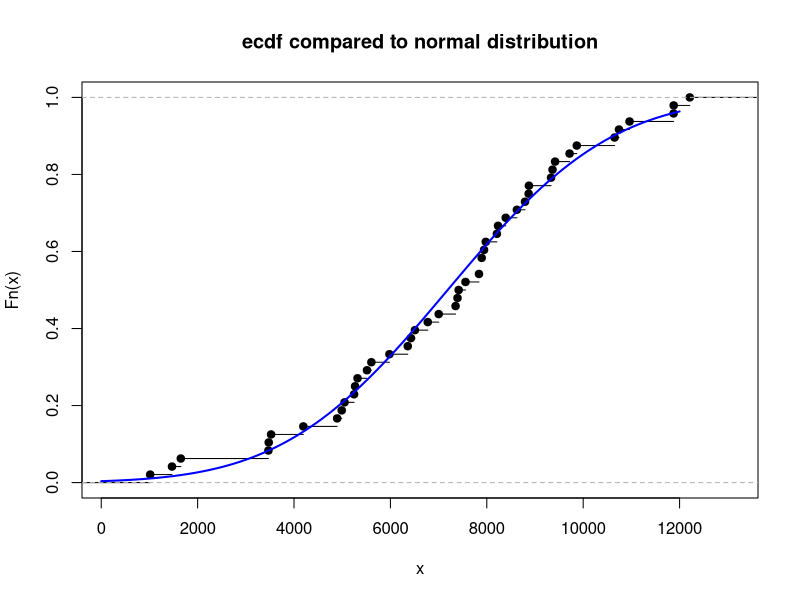
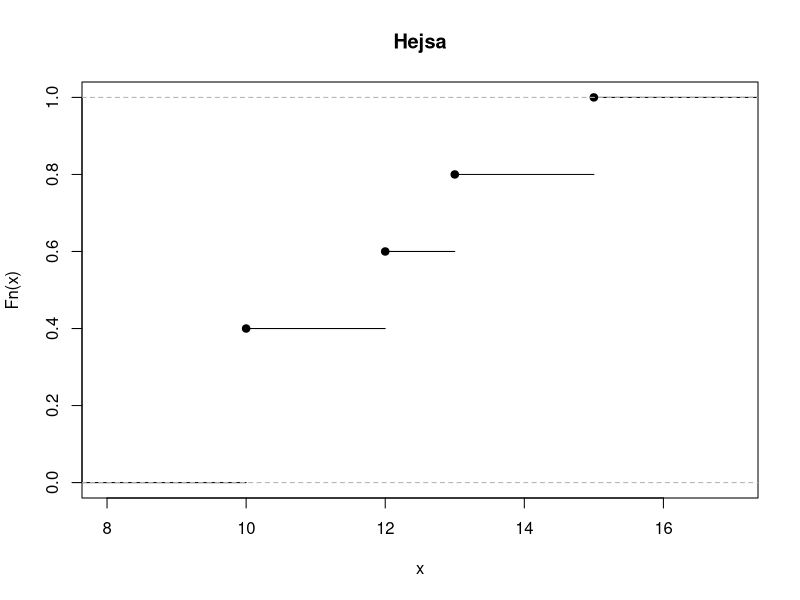

R code for these plots, in order:
## ---- chunk 1
knitr::opts_chunk$set(echo = TRUE)
## ---- chunk 2
plot(ecdf(rock$area), main = "ecdf compared to normal distribution")
curve(pnorm(x, mean(rock$area), sd(rock$area)), 
      from = 0, to = 12000, add = TRUE, col='blue', lwd = 2)
## ---- chunk 3
#Ecdf regne-eksempel figur 
x<- c(10,10,12,13,15)
plot(ecdf(x), main= "Hejsa")
